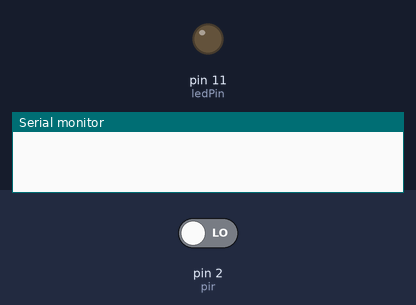
Simulated run of this sketch. Board: Arduino Uno, built with avr-gcc and run on an emulated ATmega328P. On the bench: output pins drawn as LEDs (lit = HIGH), the last lines printed to the serial monitor. The test bench sets the inputs (shaded band); at power-on: pin 2 (pir) LOW.

Above: at 1.2 s.
1.3 s: pin 2 (pir) driven HIGH
At 1.7 s:
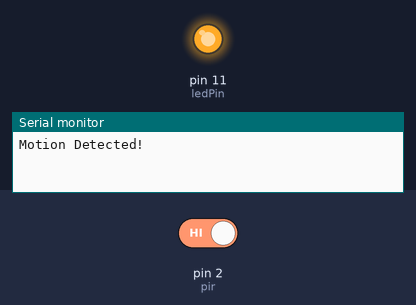
2.8 s: pin 2 (pir) driven LOW
At 4.0 s:
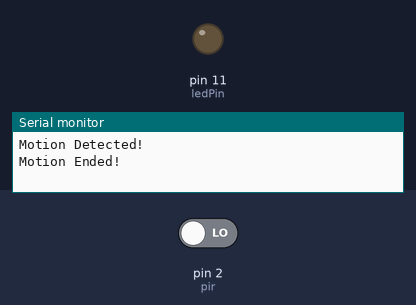
Timing chart, 0 to 5.8 s (numbered marks = the images above; inputs shaded):
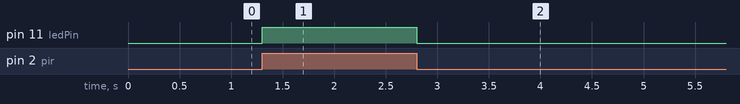

The sketch:

samridh_mahajan1.ino
```cpp
// Define pin numbers
const int pir = 2;       // PIR sensor pin
const int ledPin = 11;   // LED pin

// Flag to indicate motion detection
volatile bool motionDetected = false;

void setup()
{
  // Initialize pin modes
  pinMode(pir, INPUT);
  pinMode(ledPin, OUTPUT);

  // Initialize serial communication
  Serial.begin(9600);

  // Attach interrupt to PIR sensor pin for motion detection
  attachInterrupt(digitalPinToInterrupt(pir), motionDetectedISR, CHANGE);
}

void loop()
{
  // Empty loop as we're using interrupts for motion detection
}

// Interrupt Service Routine (ISR) for motion detection
void motionDetectedISR()
{
  // Check if PIR sensor is triggered
  if (digitalRead(pir) == HIGH)
  {
    // Motion detected
    Serial.println("Motion Detected!");
    digitalWrite(ledPin, HIGH); // Turn on LED
  }
  else
  {
    // Motion ended
    Serial.println("Motion Ended!");
    digitalWrite(ledPin, LOW);  // Turn off LED
  }
}
```

Measured:
- after the input at 1.3 s, pin 11 (ledPin): LOW → HIGH at once
- after the input at 2.8 s, pin 11 (ledPin): HIGH → LOW at once
